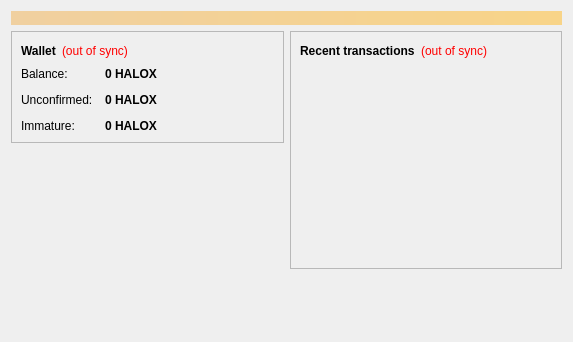
<?xml version="1.0" encoding="UTF-8"?>
<ui version="4.0">
 <class>OverviewPage</class>
 <widget class="QWidget" name="OverviewPage">
  <property name="geometry">
   <rect>
    <x>0</x>
    <y>0</y>
    <width>573</width>
    <height>342</height>
   </rect>
  </property>
  <property name="windowTitle">
   <string>Form</string>
  </property>
  <layout class="QVBoxLayout" name="topLayout">
   <item>
    <widget class="QLabel" name="labelAlerts">
     <property name="visible">
      <bool>false</bool>
     </property>
     <property name="styleSheet">
      <string notr="true">background-color: qlineargradient(x1: 0, y1: 0, x2: 1, y2: 0, stop:0 #F0D0A0, stop:1 #F8D488); color:#000000;</string>
     </property>
     <property name="wordWrap">
      <bool>true</bool>
     </property>
     <property name="margin">
      <number>3</number>
     </property>
    </widget>
   </item>
   <item>
    <layout class="QHBoxLayout" name="horizontalLayout" stretch="1,1">
     <item>
      <layout class="QVBoxLayout" name="verticalLayout_2">
       <item>
        <widget class="QFrame" name="frame">
         <property name="frameShape">
          <enum>QFrame::StyledPanel</enum>
         </property>
         <property name="frameShadow">
          <enum>QFrame::Raised</enum>
         </property>
         <layout class="QVBoxLayout" name="verticalLayout_4">
          <item>
           <layout class="QHBoxLayout" name="horizontalLayout_4">
            <item>
             <widget class="QLabel" name="label_5">
              <property name="font">
               <font>
                <weight>75</weight>
                <bold>true</bold>
               </font>
              </property>
              <property name="text">
               <string>Wallet</string>
              </property>
             </widget>
            </item>
            <item>
             <widget class="QLabel" name="labelWalletStatus">
              <property name="toolTip">
               <string>The displayed information may be out of date. Your wallet automatically synchronizes with the HALOX network after a connection is established, but this process has not completed yet.</string>
              </property>
              <property name="styleSheet">
               <string notr="true">QLabel { color: red; }</string>
              </property>
              <property name="text">
               <string notr="true">(out of sync)</string>
              </property>
              <property name="alignment">
               <set>Qt::AlignLeading|Qt::AlignLeft|Qt::AlignVCenter</set>
              </property>
             </widget>
            </item>
            <item>
             <spacer name="horizontalSpacer_2">
              <property name="orientation">
               <enum>Qt::Horizontal</enum>
              </property>
              <property name="sizeHint" stdset="0">
               <size>
                <width>40</width>
                <height>20</height>
               </size>
              </property>
             </spacer>
            </item>
           </layout>
          </item>
          <item>
           <layout class="QFormLayout" name="formLayout_2">
            <property name="fieldGrowthPolicy">
             <enum>QFormLayout::AllNonFixedFieldsGrow</enum>
            </property>
            <property name="horizontalSpacing">
             <number>12</number>
            </property>
            <property name="verticalSpacing">
             <number>12</number>
            </property>
            <item row="0" column="0">
             <widget class="QLabel" name="label">
              <property name="text">
               <string>Balance:</string>
              </property>
             </widget>
            </item>
            <item row="0" column="1">
             <widget class="QLabel" name="labelBalance">
              <property name="font">
               <font>
                <weight>75</weight>
                <bold>true</bold>
               </font>
              </property>
              <property name="cursor">
               <cursorShape>IBeamCursor</cursorShape>
              </property>
              <property name="toolTip">
               <string>Your current balance</string>
              </property>
              <property name="text">
               <string notr="true">0 HALOX</string>
              </property>
              <property name="textInteractionFlags">
               <set>Qt::LinksAccessibleByMouse|Qt::TextSelectableByKeyboard|Qt::TextSelectableByMouse</set>
              </property>
             </widget>
            </item>
            <item row="1" column="0">
             <widget class="QLabel" name="label_3">
              <property name="text">
               <string>Unconfirmed:</string>
              </property>
             </widget>
            </item>
            <item row="1" column="1">
             <widget class="QLabel" name="labelUnconfirmed">
              <property name="font">
               <font>
                <weight>75</weight>
                <bold>true</bold>
               </font>
              </property>
              <property name="cursor">
               <cursorShape>IBeamCursor</cursorShape>
              </property>
              <property name="toolTip">
               <string>Total of transactions that have yet to be confirmed, and do not yet count toward the current balance</string>
              </property>
              <property name="text">
               <string notr="true">0 HALOX</string>
              </property>
              <property name="textInteractionFlags">
               <set>Qt::LinksAccessibleByMouse|Qt::TextSelectableByKeyboard|Qt::TextSelectableByMouse</set>
              </property>
             </widget>
            </item>
            <item row="2" column="0">
             <widget class="QLabel" name="labelImmatureText">
              <property name="text">
               <string>Immature:</string>
              </property>
             </widget>
            </item>
            <item row="2" column="1">
             <widget class="QLabel" name="labelImmature">
              <property name="font">
               <font>
                <weight>75</weight>
                <bold>true</bold>
               </font>
              </property>
              <property name="toolTip">
               <string>Mined balance that has not yet matured</string>
              </property>
              <property name="text">
               <string notr="true">0 HALOX</string>
              </property>
              <property name="textInteractionFlags">
               <set>Qt::LinksAccessibleByMouse|Qt::TextSelectableByKeyboard|Qt::TextSelectableByMouse</set>
              </property>
             </widget>
            </item>
           </layout>
          </item>
         </layout>
        </widget>
       </item>
       <item>
        <spacer name="verticalSpacer">
         <property name="orientation">
          <enum>Qt::Vertical</enum>
         </property>
         <property name="sizeHint" stdset="0">
          <size>
           <width>20</width>
           <height>40</height>
          </size>
         </property>
        </spacer>
       </item>
      </layout>
     </item>
     <item>
      <layout class="QVBoxLayout" name="verticalLayout_3">
       <item>
        <widget class="QFrame" name="frame_2">
         <property name="frameShape">
          <enum>QFrame::StyledPanel</enum>
         </property>
         <property name="frameShadow">
          <enum>QFrame::Raised</enum>
         </property>
         <layout class="QVBoxLayout" name="verticalLayout">
          <item>
           <layout class="QHBoxLayout" name="horizontalLayout_2">
            <item>
             <widget class="QLabel" name="label_4">
              <property name="text">
               <string>&lt;b&gt;Recent transactions&lt;/b&gt;</string>
              </property>
             </widget>
            </item>
            <item>
             <widget class="QLabel" name="labelTransactionsStatus">
              <property name="toolTip">
               <string>The displayed information may be out of date. Your wallet automatically synchronizes with the HALOX network after a connection is established, but this process has not completed yet.</string>
              </property>
              <property name="styleSheet">
               <string notr="true">QLabel { color: red; }</string>
              </property>
              <property name="text">
               <string notr="true">(out of sync)</string>
              </property>
              <property name="alignment">
               <set>Qt::AlignRight|Qt::AlignTrailing|Qt::AlignVCenter</set>
              </property>
             </widget>
            </item>
            <item>
             <spacer name="horizontalSpacer">
              <property name="orientation">
               <enum>Qt::Horizontal</enum>
              </property>
              <property name="sizeHint" stdset="0">
               <size>
                <width>40</width>
                <height>20</height>
               </size>
              </property>
             </spacer>
            </item>
           </layout>
          </item>
          <item>
           <widget class="QListView" name="listTransactions">
            <property name="styleSheet">
             <string notr="true">QListView { background: transparent; }</string>
            </property>
            <property name="frameShape">
             <enum>QFrame::NoFrame</enum>
            </property>
            <property name="verticalScrollBarPolicy">
             <enum>Qt::ScrollBarAlwaysOff</enum>
            </property>
            <property name="horizontalScrollBarPolicy">
             <enum>Qt::ScrollBarAlwaysOff</enum>
            </property>
            <property name="selectionMode">
             <enum>QAbstractItemView::NoSelection</enum>
            </property>
           </widget>
          </item>
         </layout>
        </widget>
       </item>
       <item>
        <spacer name="verticalSpacer_2">
         <property name="orientation">
          <enum>Qt::Vertical</enum>
         </property>
         <property name="sizeHint" stdset="0">
          <size>
           <width>20</width>
           <height>40</height>
          </size>
         </property>
        </spacer>
       </item>
      </layout>
     </item>
    </layout>
   </item>
  </layout>
 </widget>
 <resources/>
 <connections/>
</ui>
